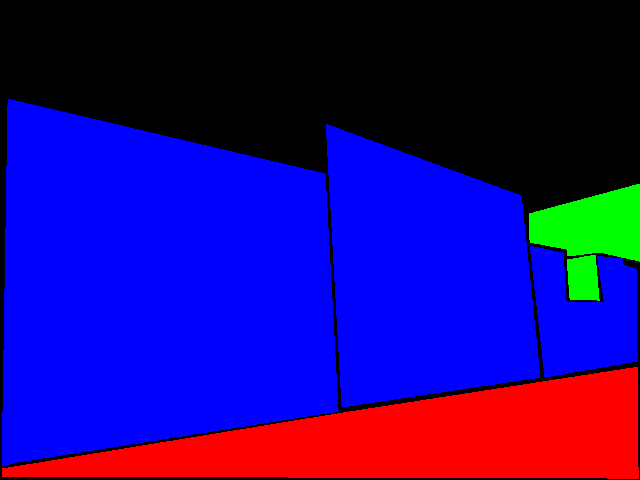
//> input picture data/york/p1020171.png, 640 x 480 px, given in place of P1020171.jpg, which was not available
$ ./mxEdgelink   (built with g++ and OpenCV 4)
//> lines starting //> are read from the running program, lines starting //| are printed output that depends on the picture; after the words box and inside, x2 and y2 are one past the last pixel; in counts of white or black regions, pixels touching at a corner belong together; pictures that were not available may be replaced by others from this repository, and a replacement may not be noted
#include<stdlib.h>
#include<string.h>
#include<math.h>
#include<assert.h>

//#define MATLAB

#ifdef MATLAB
#include<mex.h>
#endif

#include <iostream>
#include <math.h>
#include <stdlib.h>
#include <unistd.h>
#include <vector>
#include <list>
#include <sstream>

#include "opencv2/imgproc/imgproc.hpp"
#include "opencv2/highgui/highgui.hpp"
#include "opencv2/core/core_c.h"
#include <vector>

#define __uint8 unsigned char
#define uint unsigned int
#define WHITE 255
//#define GRAY 128
#define BLACK 0

//#define NEIGHBORHOOD  8

int imgHeight;
int imgWidth;


template<class T> class Image
{
  private:
  IplImage* imgp;
  public:
  Image(IplImage* img=0) {imgp=img;}
  ~Image(){imgp=0;}
  void operator=(IplImage* img) {imgp=img;}
  inline T* operator[](const int rowIndx) {
    return ((T *)(imgp->imageData + rowIndx*imgp->widthStep));}
};

typedef Image<unsigned char>  BwImage;


inline __uint8 getColor(const __uint8* img, int x, int y)
{
  return img[x*imgHeight+y];
}

void
eraseBorder(IplImage* iplImg)
{
  Image<unsigned char> iplImgT(iplImg);

  //make sure border is off
  for (int y = 0; y < iplImg->height; y++)
    {
      iplImgT[y][0              ] = BLACK;
      iplImgT[y][iplImg->width-1] = BLACK;
      //cvSet2D(iplImg,y,0,               cvScalar(BLACK) );
      //cvSet2D(iplImg,y,iplImg->width-1, cvScalar(BLACK) );
    }
  for (int x = 0; x < iplImg->width; x++)
    {
      iplImgT[0               ][x] = BLACK;
      iplImgT[iplImg->height-1][x] = BLACK;
      //cvSet2D(iplImg,0,               x, cvScalar(BLACK) );
      //cvSet2D(iplImg,iplImg->height-1,x, cvScalar(BLACK) );
    }

}

// [21 lines of commented-out code are left out]

void
eliminateJunction(IplImage* iplImg, unsigned char edgC, unsigned char backC)
{
  int W = iplImg->width;
  int H = iplImg->height;

   Image<unsigned char> iplImgT(iplImg);


  IplImage* iplIntImg;// = cvCreateImage( cvSize(W+1, H+1), IPL_DEPTH_32S, 1 );

  cv::Mat mat_img(iplImg );
  cv::Mat integ;
  cv::integral(mat_img, integ);
  iplIntImg = new IplImage(integ);
  Image<int>  iplIntImgT(iplIntImg);


  int nbJunctions = 0;


  for (int x = 1; x < iplImg->width-1; x++){
    for (int y = 1; y < iplImg->height-1; y++)
      {
	uint nbEdge = 0;

	//even if current pixel is not mark, we mark it
	//a junction can have no edge!
	//CvScalar s = cvGet2D(iplImg,y,x);
	double s = iplImgT[y][x];
	if (s!=edgC)
	  nbEdge+=255;

	nbEdge += (  iplIntImgT[y-1][x-1]
		     + iplIntImgT[y+2][x+2]
		     - iplIntImgT[y+2][x-1]
		     - iplIntImgT[y-1][x+2]);

	if (nbEdge>=4*255)
	  {
	    nbJunctions++;
	    iplImgT[y][x] = backC;
	  }

      }}

  // [23 lines of commented-out code are left out]


  printf("Eliminated %d junctions\n", nbJunctions);
}


//Two pass flood filling to make sure points are ordered
//this is robust to loop!
//must be no crossing -> we could check however, but we could probably
std::vector< CvPoint>
floodfill(CvPoint seed, unsigned char edgC,  unsigned char bckV, IplImage* img)
{
  Image<unsigned char> imgT(img);

  std::vector<CvPoint> vPt;
  unsigned char bckV2 = bckV+10;

  unsigned char s = imgT[seed.y][seed.x];
  if (s != edgC)  //not an edge
    return vPt;

  vPt.push_back(seed);
  imgT[seed.y][seed.x] = bckV2;

  uint i =0;
  uint lastPush=0;
  uint lastPushPrev=0;
  //pass one: this is just a naive floodfill
  while (true)
    {
      CvPoint p_curr = vPt[i];
      CvPoint p = p_curr;

      for (int x=-1;x<=1;x++)
	{
	  for (int y=-1;y<=1;y++)
	    {
	      p.x=p_curr.x+x;
	      p.y=p_curr.y+y;
	      //printf("%d %d\n", p.x,p.y);
	      //s = cvGet2D(img,p.y,p.x);
	      s = imgT[p.y][p.x];
	      if (s==edgC)  {
		vPt.push_back(p);		//cvSet2D(img,p.y,p.x, bckV2);
		imgT[p.y][p.x] = bckV2;
		lastPushPrev = i;
		lastPush     = vPt.size()-1;
	      }
	    }
	}
      i++;

      if (i==vPt.size())
	break;

    }
  if (vPt.size() < 3)
    return vPt;

  CvPoint p1 = vPt[lastPush]; //this the last push on the stack
  CvPoint p2 = vPt[lastPushPrev]; //this the connected pixel to this last push
  imgT[p1.y][p1.x] = bckV;
  imgT[p2.y][p2.x] = bckV;

  vPt.clear(); //reset list

  vPt.push_back(p1); //going reverse, this is the new beginning
  vPt.push_back(p2); //go to next and make sure we go in the right direction
  i=1;
  //pass two start from the ending: that will make sure the data are sorted
  while (true)
    {
      CvPoint p_curr = vPt[i];
      CvPoint p = p_curr;

      for (int x=-1;x<=1;x++)
  	{
  	  for (int y=-1;y<=1;y++)
  	    {
  	      p.x=p_curr.x+x;
  	      p.y=p_curr.y+y;
  	      s = imgT[p.y][p.x]; // cvGet2D(img,p.y,p.x);
  	      if (s==bckV2)  {
  		vPt.push_back(p);
  		imgT[p.y][p.x] = bckV; //cvSet2D(img,p.y,p.x, bckV);
  	      }
  	    }
  	}

      i++;

      if (i>=vPt.size())
  	break;

    }
  // [12 lines of commented-out code are left out]


  return vPt;

}


//groupe edges by floodfilling
std::vector< std::vector <CvPoint> >
getEdgeGroup(IplImage* iplImg, uint minLength)
{

  Image<unsigned char> iplImgT(iplImg);

  std::vector< std::vector <CvPoint> > vComp;

  eraseBorder(iplImg);
  eliminateJunction(iplImg, WHITE, BLACK); //make sure there are no crossing

  for (int x = 1; x < iplImg->width-1; x++)
    {
      for (int y = 1; y < iplImg->height-1; y++)
	{

	  //CvPoint p = cvPoint(x,y);

	  unsigned char s = iplImgT[y][x];//cvGet2D(iplImg,p.y,p.x);
	  if (s!=WHITE) continue;   //already included in a list

	  //bool b = isEdgeBegin(iplImg, cvWHITE, p);
	  //if (~b) continue;

	  std::vector<CvPoint> vPt = floodfill(cvPoint(x,y), WHITE,  BLACK, iplImg);

	  if (vPt.size() >= minLength)
	    vComp.push_back(vPt);

	}
    }

  return vComp;

}


#ifdef MATLAB

void
mexFunction(int nout, mxArray *out[],
            int nin, const mxArray *in[])
{
  int K1;
  __uint8* img;

  enum {img_i=0, minLength_i} ;
  enum {c_edgeGroups_i=0} ;


  // int i =cvUseOptimized(1);
  // printf("optimized -> %d\n", i);
  /* ------------------------------------------------------------------
  **                                                Check the arguments
  ** --------------------------------------------------------------- */
  if (nin != 2) {
    mexErrMsgTxt("At least 1 input arguments required");
  }
  if (nout != 1) {
    mexErrMsgTxt("Too many output arguments");
  }

  img = (__uint8*) mxGetData(in[img_i]) ;
  uint minLength = (uint) mxGetScalar(in[minLength_i]);

  imgHeight = mxGetM(in[img_i]) ;
  imgWidth  = mxGetN(in[img_i]) ;

  //copy image to OPENCV format
  IplImage* iplImg = cvCreateImage (cvSize(imgWidth, imgHeight),
				    8, 1);
  for (int x = 0; x < imgWidth; x++)
    for (int y = 0; y < imgHeight; y++)
      cvSet2D(iplImg,y,x, cvScalar( getColor(img, x,y) ) );

  //get edgelist
  //printf("Computing\n");
  std::vector< std::vector <CvPoint> > vComp = getEdgeGroup(iplImg, minLength);

  //copy to cell
  mxArray* vCell = (mxArray*) mxCreateCellMatrix(1,vComp.size() );

  //printf("Copying data\n");
  for (int i=0; i<vComp.size();i++)
    {
      std::vector<CvPoint> vPt = vComp[i];
      int nbPt = vPt.size();

      mxArray* mxMat = (mxArray*) mxCreateDoubleMatrix(nbPt,2,mxREAL) ; //arrange un columns
      double* mat = (double*) mxGetPr(mxMat);

      for (int p=0; p<nbPt;p++)
      	{
      	  mat[p]     = vPt[p].y;
      	  mat[p+nbPt]= vPt[p].x;

      	}
      mxSetCell(vCell, i, mxMat);

    }

  out[c_edgeGroups_i] = vCell;


}

#else

//g++  -Wall  -I/usr/local/include/opencv    -lm   -L/usr/local/lib -lcxcore -lcv -lhighgui -lcvaux -lml     mxEdgelink.cpp -o mxEdgelink


int main()
{
  //char imgName[] = "edge.jpg";
  //#define DIRECT
#ifdef DIRECT
  char imgName[] = "../fig/__tmp_edge.png";
  IplImage* iplEdge=cvLoadImage(imgName, 0);
#else
  //char imgName[] = "../../RandomImages/camrect2_1199740292_793000_+39.953758_-75.210335.jpg";
  char imgName[] = "../../YorkUrbainDB/P1020171/P1020171.jpg";
  IplImage* iplImg=cvLoadImage(imgName, 0);
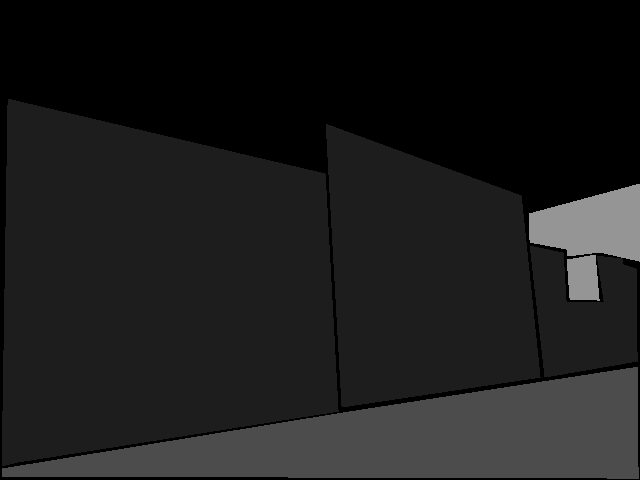
//> iplImg: 480 rows x 640 cols, CV_8UC1; min 0, max 149, mean 27.7
  IplImage* iplEdge=cvCreateImage(cvSize(iplImg->width, iplImg->height),IPL_DEPTH_8U,1);
  cvCanny(iplImg,iplEdge,150,300,5);
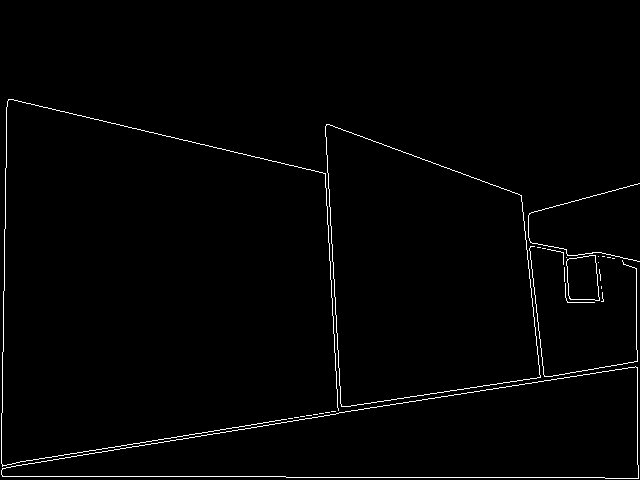
//> iplEdge: 480 rows x 640 cols, CV_8UC1; 1.4% white in thin lines or dots, all inside (x1, y1, x2, y2) = (1, 99, 640, 479)
  cvSaveImage("edge.jpg", iplEdge);
#endif

  if(!iplEdge){
    printf("Could not load image file: %s\n",imgName);
    return 0;
  }

  std::vector< std::vector <CvPoint> > vComp = getEdgeGroup(iplEdge, 15);
//> in getEdgeGroup, `eraseBorder(iplImg);`: iplImg: 480 rows x 640 cols, CV_8UC1; 1.4% white in thin lines or dots, all inside (x1, y1, x2, y2) = (1, 99, 639, 479)
//> in eliminateJunction, `cv::integral(mat_img, integ);`:
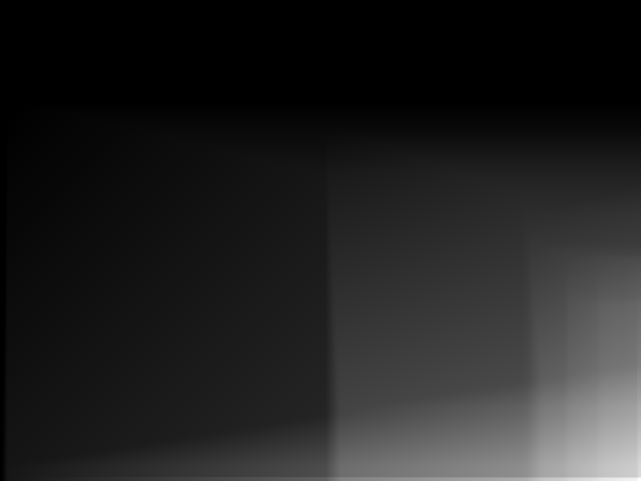
//> integ: 481 rows x 641 cols, CV_32SC1; min 0, max 1113840, mean 147971.6; drawn with min black and max white
//> the loop in eliminateJunction, `for (int x = 1; x < iplImg->width-1; x++)` made 638 passes
//> nbJunctions on passes 1 to 3: 64, 185, 315
//> after the loop in eliminateJunction, `for (int x = 1; x < iplImg->width-1; x++)`: nbJunctions = 7656
//| Eliminated 7656 junctions
//> after the loop in getEdgeGroup, `for (int x = 1; x < iplImg->width-1; x++)`:
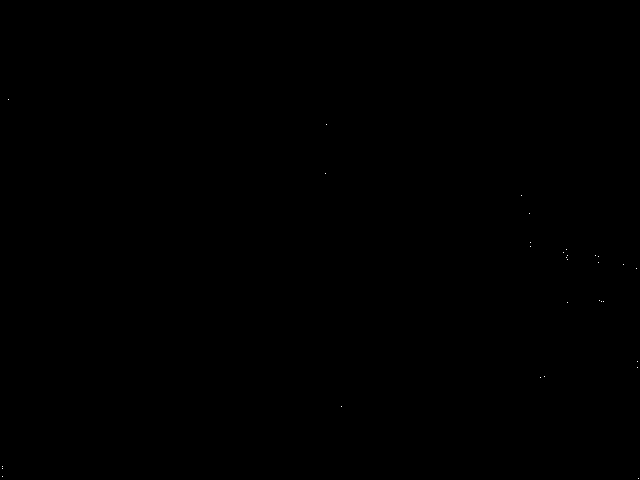
//> iplImg: 480 rows x 640 cols, CV_8UC1; values 0 (black) and 10 (white), 0.01% white in thin lines or dots, all inside (x1, y1, x2, y2) = (2, 99, 639, 479)
//> after the loop in getEdgeGroup, `for (int x = 1; x < iplImg->width-1; x++)`: vComp = 27 items
//> vComp = 27 items

  IplImage* iplEdgeF=cvCreateImage(cvSize(iplEdge->width, iplEdge->height),IPL_DEPTH_8U,1);

  Image<unsigned char> iplEdgeFT(iplEdgeF);

  for (uint i=0; i<vComp.size();i++)
    {
      std::vector<CvPoint> vPt = vComp[i];
      int nbPt = vPt.size();

      for (int p=0; p<nbPt;p++)
	iplEdgeFT[ vPt[p].y ][ vPt[p].x ] = 255;

    }
//> this loop made 27 passes
//> nbPt on passes 1 to 12: 363, 283, 632, 633, 314, 279, 236, 192, 196, 179, 26, 127


  cvSaveImage("comp.jpg", iplEdgeF);


  return 0;


}

#endif

$ run again, with data/york/p1020177.png copied over data/york/p1020171.png
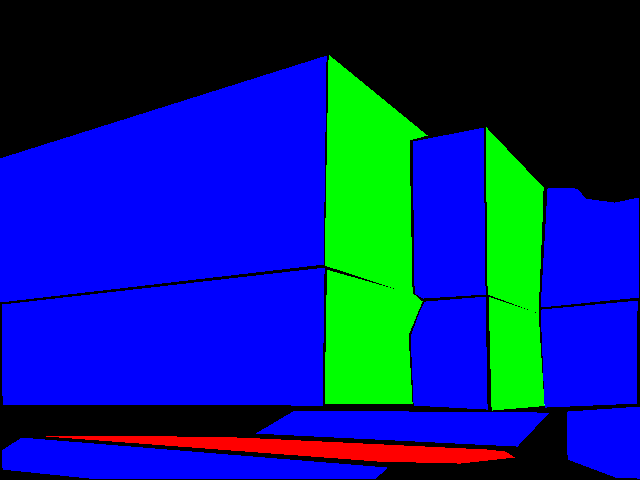
//> input picture data/york/p1020177.png, 640 x 480 px, given in place of P1020171.jpg, which was not available
//> iplEdge: 480 rows x 640 cols, CV_8UC1; 2.4% white in thin lines or dots, all inside (x1, y1, x2, y2) = (0, 55, 640, 479)
//> in eliminateJunction, `cv::integral(mat_img, integ);`:
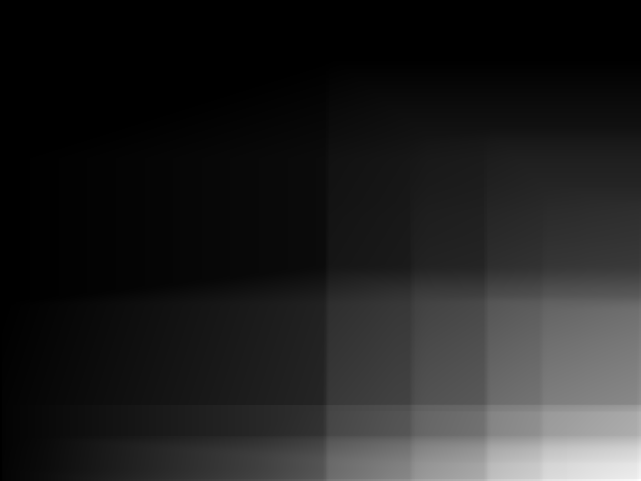
//> integ: 481 rows x 641 cols, CV_32SC1; min 0, max 1859970, mean 246375.1; drawn with min black and max white
//> the loop in eliminateJunction, `for (int x = 1; x < iplImg->width-1; x++)` made 638 passes
//> nbJunctions on passes 1 to 3: 13, 125, 146
//> after the loop in eliminateJunction, `for (int x = 1; x < iplImg->width-1; x++)`: nbJunctions = 13031
//| Eliminated 13031 junctions
//> in getEdgeGroup, `eliminateJunction(iplImg, WHITE, BLACK);`:
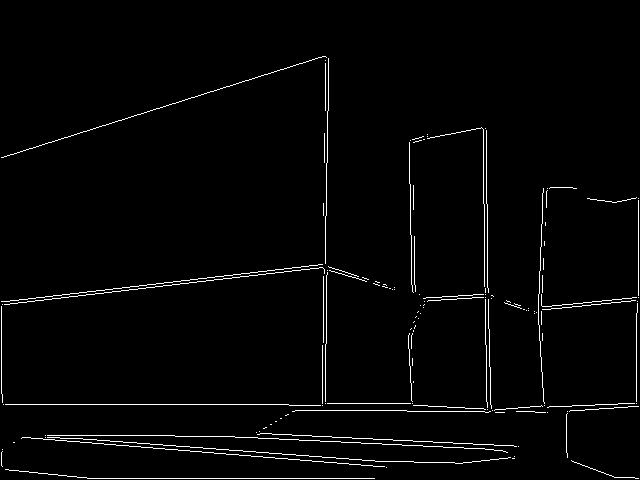
//> iplImg: 480 rows x 640 cols, CV_8UC1; 2.2% white in thin lines or dots, all inside (x1, y1, x2, y2) = (1, 56, 639, 479)
//> after the loop in getEdgeGroup, `for (int x = 1; x < iplImg->width-1; x++)`: vComp = 49 items
//> the loop `for (uint i=0; i<vComp.size();i++)` made 49 passes
//> nbPt on passes 1 to 8: 326, 322, 97, 16, 325, 316, 370, 364

$ run again, with data/york/p1020816.png copied over data/york/p1020171.png
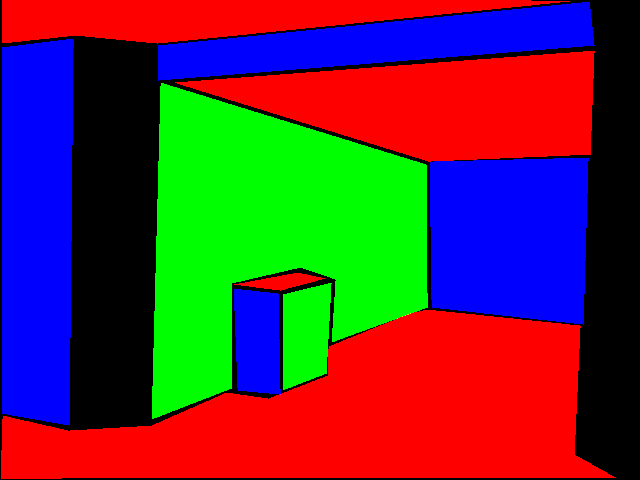
//> input picture data/york/p1020816.png, 640 x 480 px, given in place of P1020171.jpg, which was not available
//> iplEdge: 480 rows x 640 cols, CV_8UC1; 2.4% white in thin lines or dots
//> in eliminateJunction, `cv::integral(mat_img, integ);`:
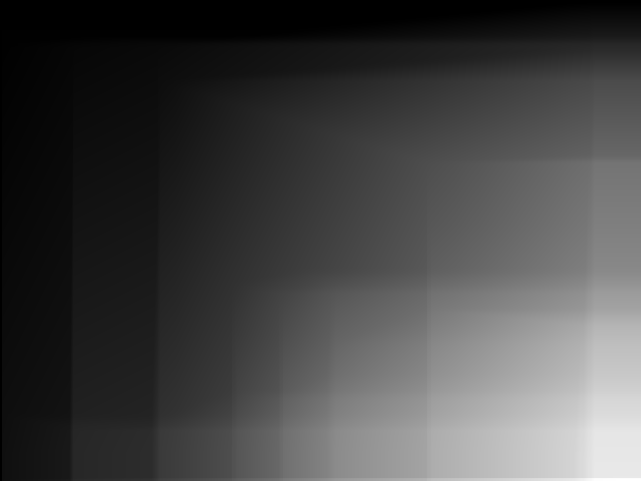
//> integ: 481 rows x 641 cols, CV_32SC1; min 0, max 1833960, mean 497859.4; drawn with min black and max white
//> the loop in eliminateJunction, `for (int x = 1; x < iplImg->width-1; x++)` made 638 passes
//> nbJunctions on passes 1 to 3: 5, 443, 456
//> after the loop in eliminateJunction, `for (int x = 1; x < iplImg->width-1; x++)`: nbJunctions = 12601
//| Eliminated 12601 junctions
//> in getEdgeGroup, `eliminateJunction(iplImg, WHITE, BLACK);`:
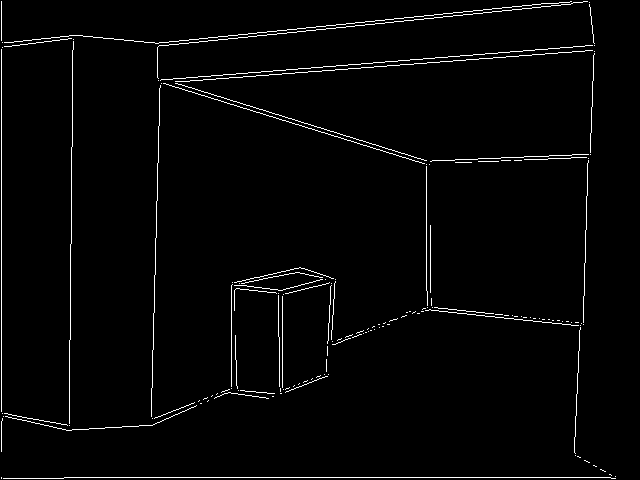
//> iplImg: 480 rows x 640 cols, CV_8UC1; 2.3% white in thin lines or dots
//> after the loop in getEdgeGroup, `for (int x = 1; x < iplImg->width-1; x++)`: vComp = 43 items
//> the loop `for (uint i=0; i<vComp.size();i++)` made 43 passes
//> nbPt on passes 1 to 8: 40, 363, 34, 613, 568, 68, 64, 192

$ run again, with data/york/p1020817.png copied over data/york/p1020171.png
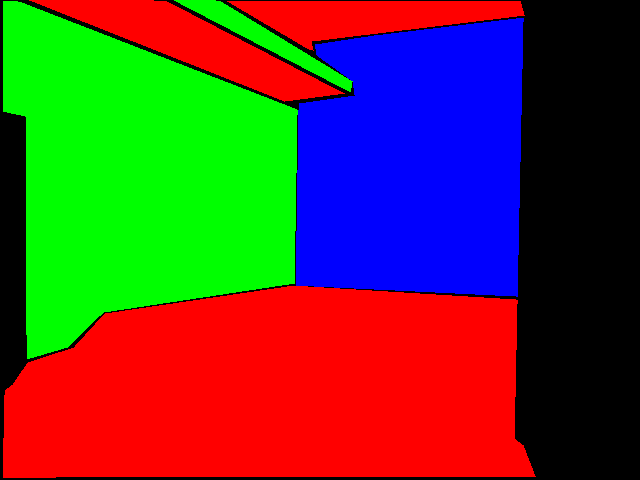
//> input picture data/york/p1020817.png, 640 x 480 px, given in place of P1020171.jpg, which was not available
//> iplEdge: 480 rows x 640 cols, CV_8UC1; 1.5% white in thin lines or dots, all inside (x1, y1, x2, y2) = (2, 0, 536, 478)
//> in eliminateJunction, `cv::integral(mat_img, integ);`:
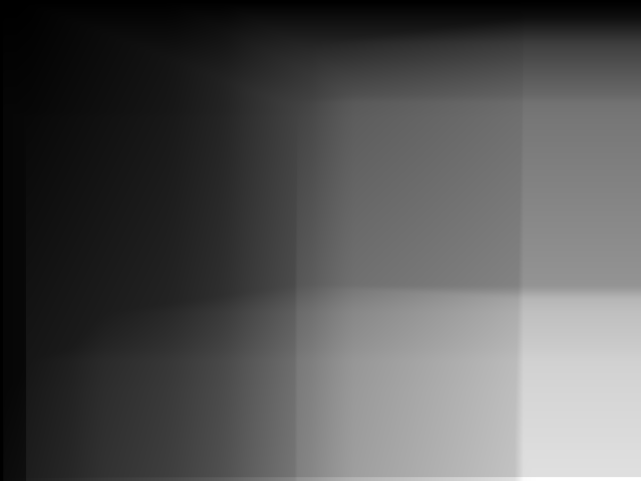
//> integ: 481 rows x 641 cols, CV_32SC1; min 0, max 1123020, mean 373671.6; drawn with min black and max white
//> the loop in eliminateJunction, `for (int x = 1; x < iplImg->width-1; x++)` made 638 passes
//> nbJunctions on passes 1 to 3: 139, 184, 334
//> after the loop in eliminateJunction, `for (int x = 1; x < iplImg->width-1; x++)`: nbJunctions = 7547
//| Eliminated 7547 junctions
//> in getEdgeGroup, `eliminateJunction(iplImg, WHITE, BLACK);`:
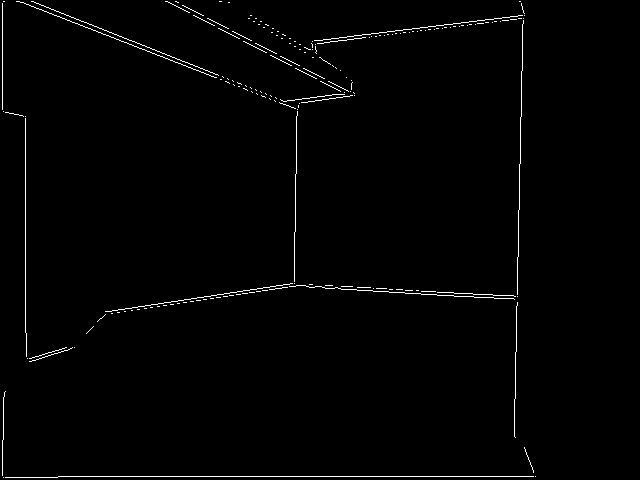
//> iplImg: 480 rows x 640 cols, CV_8UC1; 1.2% white in thin lines or dots, all inside (x1, y1, x2, y2) = (2, 1, 536, 478)
//> after the loop in getEdgeGroup, `for (int x = 1; x < iplImg->width-1; x++)`: vComp = 37 items
//> the loop `for (uint i=0; i<vComp.size();i++)` made 37 passes
//> nbPt on passes 1 to 8: 107, 85, 19, 529, 201, 239, 38, 44
